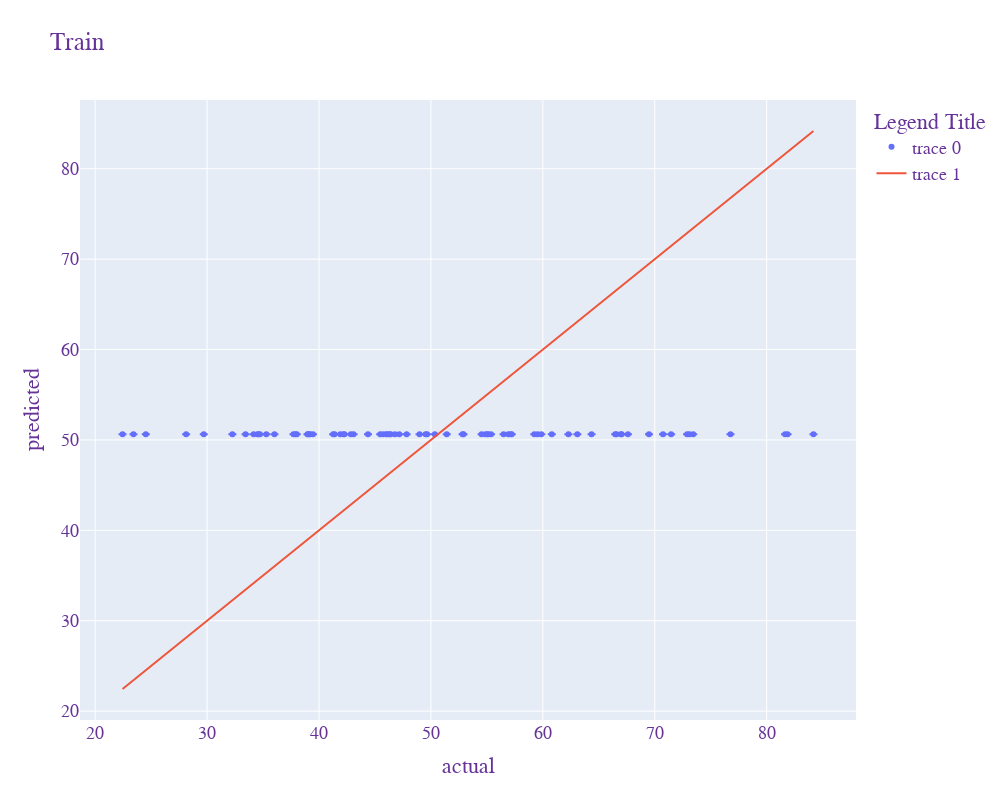
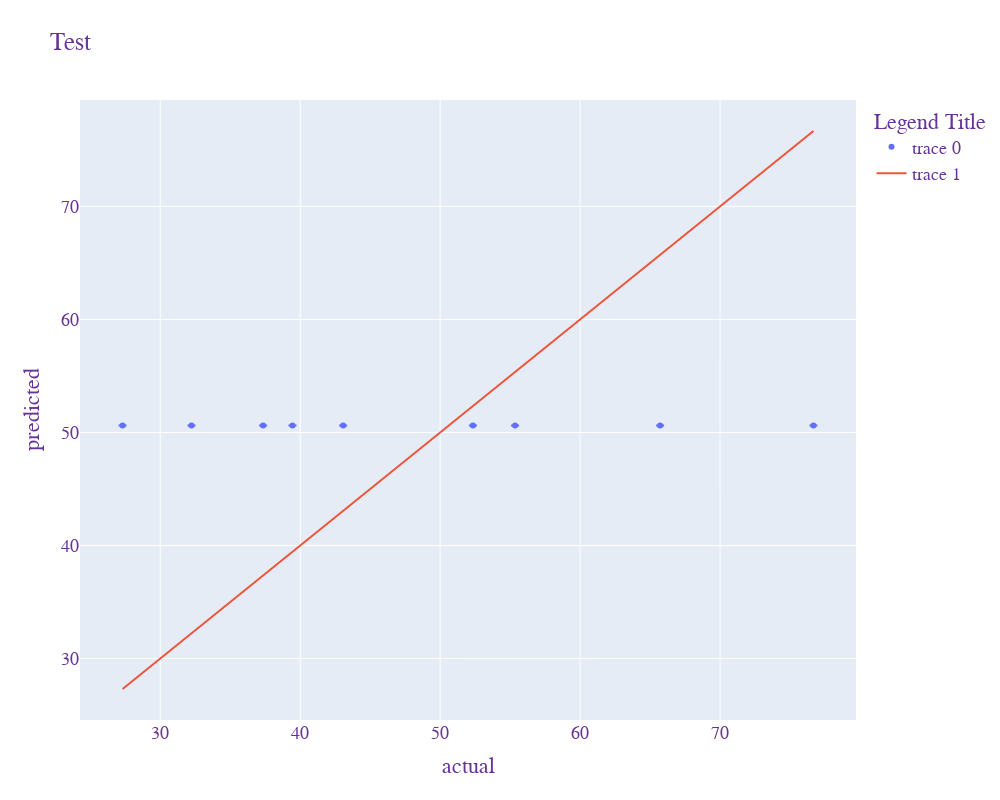
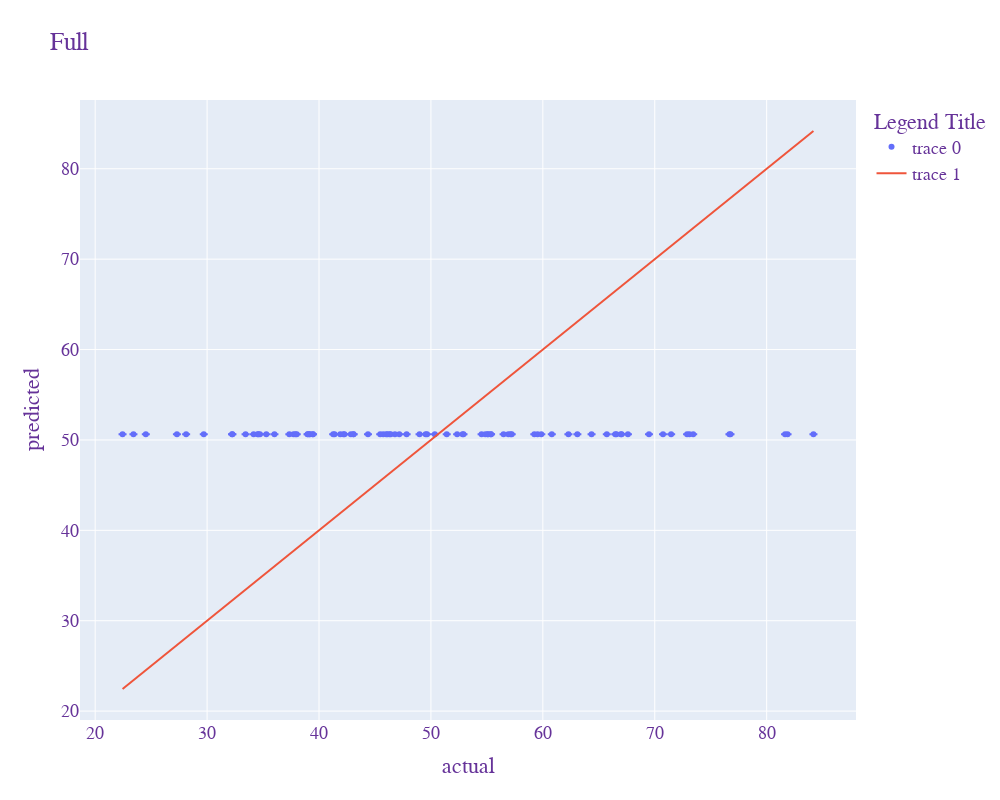
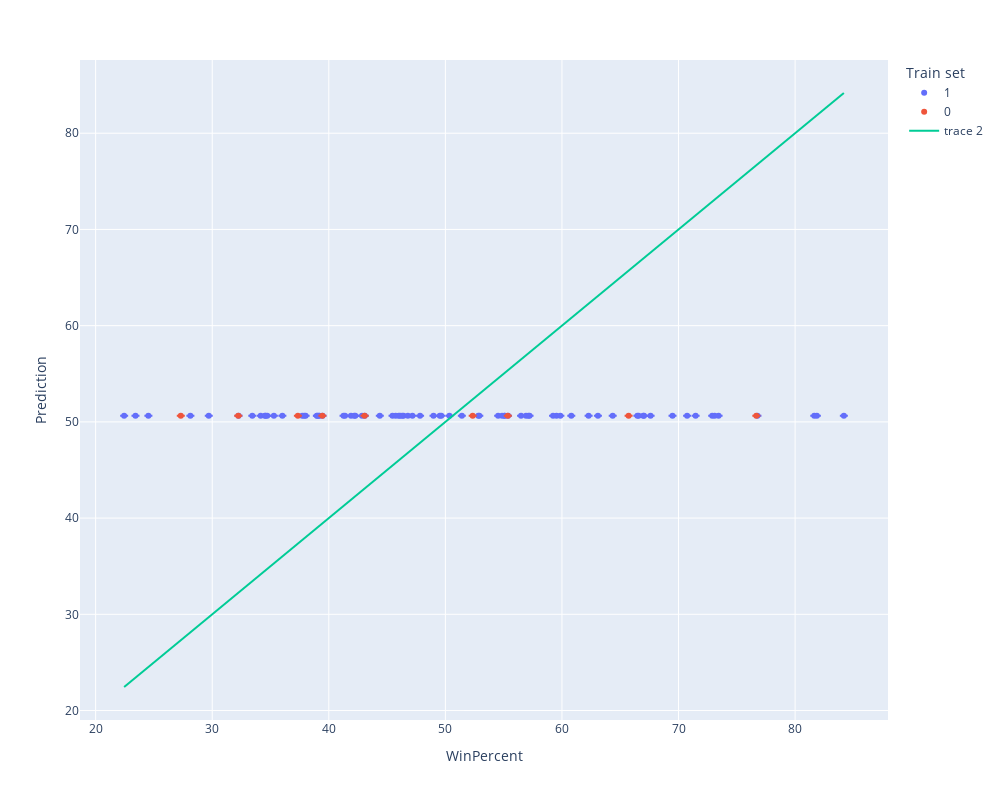

Notebook cell for these charts, in order:
### Code cell
# Base line Model
base_line_exp = model_pipeline.run(model_type='base_line')

### Figure 1 — Plotly figure (JSON) as saved in the notebook; plotly's stock layout.template omitted (floating-point values rounded to 4 significant figures)
{"data": [{"error_y": {"array": [0.0, 0.0, 0.0, 0.0, 0.0, 0.0, 0.0, 0.0, 0.0, 0.0, 0.0, 0.0, 0.0, 0.0, 0.0, 0.0, 0.0, 0.0, 0.0, 0.0, 0.0, 0.0, 0.0, 0.0, 0.0, 0.0, 0.0, 0.0, 0.0, 0.0, 0.0, 0.0, 0.0, 0.0, 0.0, 0.0, 0.0, 0.0, 0.0, 0.0, 0.0, 0.0, 0.0, 0.0, 0.0, 0.0, 0.0, 0.0, 0.0, 0.0, 0.0, 0.0, 0.0, 0.0, 0.0, 0.0, 0.0, 0.0, 0.0, 0.0, 0.0, 0.0, 0.0, 0.0, 0.0, 0.0, 0.0, 0.0, 0.0, 0.0, 0.0, 0.0, 0.0, 0.0, 0.0, 0.0], "type": "data"}, "mode": "markers", "type": "scatter", "x": [41.39, 55.06, 73.43, 66.47, 34.16, 52.91, 38.01, 60.8, 34.52, 47.17, 81.64, 76.77, 63.09, 45.47, 41.9, 56.49, 51.41, 22.45, 49.65, 62.28, 81.87, 46.0, 34.58, 67.6, 59.53, 48.98, 39.46, 33.44, 39.19, 28.13, 56.91, 34.72, 42.85, 43.09, 45.74, 57.12, 42.27, 55.38, 38.98, 44.38, 36.02, 66.97, 50.35, 70.74, 46.12, 54.53, 24.52, 37.89, 46.41, 57.22, 39.14, 72.89, 42.18, 66.57, 64.35, 84.18, 23.42, 37.72, 55.1, 39.01, 49.52, 47.83, 32.26, 52.83, 35.29, 41.27, 67.04, 73.1, 59.24, 46.3, 71.47, 54.86, 69.48, 29.7, 46.78, 59.86], "y": [50.62, 50.62, 50.62, 50.62, 50.62, 50.62, 50.62, 50.62, 50.62, 50.62, 50.62, 50.62, 50.62, 50.62, 50.62, 50.62, 50.62, 50.62, 50.62, 50.62, 50.62, 50.62, 50.62, 50.62, 50.62, 50.62, 50.62, 50.62, 50.62, 50.62, 50.62, 50.62, 50.62, 50.62, 50.62, 50.62, 50.62, 50.62, 50.62, 50.62, 50.62, 50.62, 50.62, 50.62, 50.62, 50.62, 50.62, 50.62, 50.62, 50.62, 50.62, 50.62, 50.62, 50.62, 50.62, 50.62, 50.62, 50.62, 50.62, 50.62, 50.62, 50.62, 50.62, 50.62, 50.62, 50.62, 50.62, 50.62, 50.62, 50.62, 50.62, 50.62, 50.62, 50.62, 50.62, 50.62]}, {"mode": "lines", "type": "scatter", "x": [22.45, 84.18], "y": [22.45, 84.18]}], "layout": {"font": {"color": "RebeccaPurple", "family": "Courier New, monospace", "size": 18}, "height": 800, "legend": {"title": {"text": "Legend Title"}}, "title": {"text": "Train"}, "width": 1000, "xaxis": {"title": {"text": "actual"}}, "yaxis": {"title": {"text": "predicted"}}}}

### Figure 2 — Plotly figure (JSON) as saved in the notebook; plotly's stock layout.template omitted (floating-point values rounded to 4 significant figures)
{"data": [{"error_y": {"array": [0.0, 0.0, 0.0, 0.0, 0.0, 0.0, 0.0, 0.0, 0.0], "type": "data"}, "mode": "markers", "type": "scatter", "x": [76.67, 27.3, 37.35, 52.34, 55.35, 43.07, 32.23, 39.45, 65.72], "y": [50.62, 50.62, 50.62, 50.62, 50.62, 50.62, 50.62, 50.62, 50.62]}, {"mode": "lines", "type": "scatter", "x": [27.3, 76.67], "y": [27.3, 76.67]}], "layout": {"font": {"color": "RebeccaPurple", "family": "Courier New, monospace", "size": 18}, "height": 800, "legend": {"title": {"text": "Legend Title"}}, "title": {"text": "Test"}, "width": 1000, "xaxis": {"title": {"text": "actual"}}, "yaxis": {"title": {"text": "predicted"}}}}

### Figure 3 — Plotly figure (JSON) as saved in the notebook; plotly's stock layout.template omitted (floating-point values rounded to 4 significant figures)
{"data": [{"error_y": {"array": [0.0, 0.0, 0.0, 0.0, 0.0, 0.0, 0.0, 0.0, 0.0, 0.0, 0.0, 0.0, 0.0, 0.0, 0.0, 0.0, 0.0, 0.0, 0.0, 0.0, 0.0, 0.0, 0.0, 0.0, 0.0, 0.0, 0.0, 0.0, 0.0, 0.0, 0.0, 0.0, 0.0, 0.0, 0.0, 0.0, 0.0, 0.0, 0.0, 0.0, 0.0, 0.0, 0.0, 0.0, 0.0, 0.0, 0.0, 0.0, 0.0, 0.0, 0.0, 0.0, 0.0, 0.0, 0.0, 0.0, 0.0, 0.0, 0.0, 0.0, 0.0, 0.0, 0.0, 0.0, 0.0, 0.0, 0.0, 0.0, 0.0, 0.0, 0.0, 0.0, 0.0, 0.0, 0.0, 0.0, 0.0, 0.0, 0.0, 0.0, 0.0, 0.0, 0.0, 0.0, 0.0], "type": "data"}, "mode": "markers", "type": "scatter", "x": [66.97, 67.6, 32.26, 46.12, 52.34, 50.35, 56.91, 23.42, 38.01, 34.52, 38.98, 36.02, 24.52, 42.27, 39.46, 43.09, 39.19, 46.78, 57.12, 34.16, 51.41, 42.18, 55.38, 62.28, 56.49, 59.24, 28.13, 57.22, 76.77, 41.39, 39.14, 52.91, 71.47, 66.57, 46.41, 55.06, 73.1, 60.8, 64.35, 47.83, 54.53, 55.35, 70.74, 66.47, 22.45, 39.45, 46.3, 69.48, 37.72, 41.27, 37.35, 81.87, 84.18, 73.43, 72.89, 35.29, 65.72, 29.7, 42.85, 34.72, 63.09, 55.1, 37.89, 46.0, 76.67, 59.53, 59.86, 52.83, 67.04, 34.58, 33.44, 32.23, 27.3, 54.86, 48.98, 43.07, 45.74, 49.65, 47.17, 81.64, 45.47, 39.01, 44.38, 41.9, 49.52], "y": [50.62, 50.62, 50.62, 50.62, 50.62, 50.62, 50.62, 50.62, 50.62, 50.62, 50.62, 50.62, 50.62, 50.62, 50.62, 50.62, 50.62, 50.62, 50.62, 50.62, 50.62, 50.62, 50.62, 50.62, 50.62, 50.62, 50.62, 50.62, 50.62, 50.62, 50.62, 50.62, 50.62, 50.62, 50.62, 50.62, 50.62, 50.62, 50.62, 50.62, 50.62, 50.62, 50.62, 50.62, 50.62, 50.62, 50.62, 50.62, 50.62, 50.62, 50.62, 50.62, 50.62, 50.62, 50.62, 50.62, 50.62, 50.62, 50.62, 50.62, 50.62, 50.62, 50.62, 50.62, 50.62, 50.62, 50.62, 50.62, 50.62, 50.62, 50.62, 50.62, 50.62, 50.62, 50.62, 50.62, 50.62, 50.62, 50.62, 50.62, 50.62, 50.62, 50.62, 50.62, 50.62]}, {"mode": "lines", "type": "scatter", "x": [22.45, 84.18], "y": [22.45, 84.18]}], "layout": {"font": {"color": "RebeccaPurple", "family": "Courier New, monospace", "size": 18}, "height": 800, "legend": {"title": {"text": "Legend Title"}}, "title": {"text": "Full"}, "width": 1000, "xaxis": {"title": {"text": "actual"}}, "yaxis": {"title": {"text": "predicted"}}}}

### Figure 4 — Plotly figure (JSON) as saved in the notebook; plotly's stock layout.template omitted (floating-point values rounded to 4 significant figures; data arrays with more than 128 entries replaced by an {"elided": "..."} marker saying what was removed)
{"data": [{"customdata": {"elided": "76x14 mixed values"}, "error_y": {"array": [0.0, 0.0, 0.0, 0.0, 0.0, 0.0, 0.0, 0.0, 0.0, 0.0, 0.0, 0.0, 0.0, 0.0, 0.0, 0.0, 0.0, 0.0, 0.0, 0.0, 0.0, 0.0, 0.0, 0.0, 0.0, 0.0, 0.0, 0.0, 0.0, 0.0, 0.0, 0.0, 0.0, 0.0, 0.0, 0.0, 0.0, 0.0, 0.0, 0.0, 0.0, 0.0, 0.0, 0.0, 0.0, 0.0, 0.0, 0.0, 0.0, 0.0, 0.0, 0.0, 0.0, 0.0, 0.0, 0.0, 0.0, 0.0, 0.0, 0.0, 0.0, 0.0, 0.0, 0.0, 0.0, 0.0, 0.0, 0.0, 0.0, 0.0, 0.0, 0.0, 0.0, 0.0, 0.0, 0.0]}, "hovertemplate": "Train set=%{customdata[13]}<br>WinPercent=%{x}<br>Prediction=%{y}<br>CandyName=%{customdata[0]}<br>Chocolate=%{customdata[1]}<br>Fruity=%{customdata[2]}<br>Caramel=%{customdata[3]}<br>PeanutyAlmondy=%{customdata[4]}<br>Nougat=%{customdata[5]}<br>CrispedRiceWafer=%{customdata[6]}<br>Hard=%{customdata[7]}<br>Bar=%{customdata[8]}<br>PluriBus=%{customdata[9]}<br>SugarPercent=%{customdata[10]}<br>PricePercent=%{customdata[11]}<br>Prediction Std=%{customdata[12]}<extra></extra>", "legendgroup": "1", "marker": {"color": "#636efa", "symbol": "circle"}, "mode": "markers", "name": "1", "orientation": "v", "showlegend": true, "type": "scatter", "x": [41.39, 55.06, 73.43, 66.47, 34.16, 52.91, 38.01, 60.8, 34.52, 47.17, 81.64, 76.77, 63.09, 45.47, 41.9, 56.49, 51.41, 22.45, 49.65, 62.28, 81.87, 46.0, 34.58, 67.6, 59.53, 48.98, 39.46, 33.44, 39.19, 28.13, 56.91, 34.72, 42.85, 43.09, 45.74, 57.12, 42.27, 55.38, 38.98, 44.38, 36.02, 66.97, 50.35, 70.74, 46.12, 54.53, 24.52, 37.89, 46.41, 57.22, 39.14, 72.89, 42.18, 66.57, 64.35, 84.18, 23.42, 37.72, 55.1, 39.01, 49.52, 47.83, 32.26, 52.83, 35.29, 41.27, 67.04, 73.1, 59.24, 46.3, 71.47, 54.86, 69.48, 29.7, 46.78, 59.86], "xaxis": "x", "y": [50.62, 50.62, 50.62, 50.62, 50.62, 50.62, 50.62, 50.62, 50.62, 50.62, 50.62, 50.62, 50.62, 50.62, 50.62, 50.62, 50.62, 50.62, 50.62, 50.62, 50.62, 50.62, 50.62, 50.62, 50.62, 50.62, 50.62, 50.62, 50.62, 50.62, 50.62, 50.62, 50.62, 50.62, 50.62, 50.62, 50.62, 50.62, 50.62, 50.62, 50.62, 50.62, 50.62, 50.62, 50.62, 50.62, 50.62, 50.62, 50.62, 50.62, 50.62, 50.62, 50.62, 50.62, 50.62, 50.62, 50.62, 50.62, 50.62, 50.62, 50.62, 50.62, 50.62, 50.62, 50.62, 50.62, 50.62, 50.62, 50.62, 50.62, 50.62, 50.62, 50.62, 50.62, 50.62, 50.62], "yaxis": "y"}, {"customdata": [["Snickers", 1, 0, 1, 1, 1, 0, 0, 1, 0, 0.546, 0.651, 0, "0"], ["Super Bubble", 0, 1, 0, 0, 0, 0, 0, 0, 0, 0.162, 0.116, 0, "0"], ["Red vines", 0, 1, 0, 0, 0, 0, 0, 0, 1, 0.581, 0.116, 0, "0"], ["Air Heads", 0, 1, 0, 0, 0, 0, 0, 0, 0, 0.906, 0.511, 0, "0"], ["Nerds", 0, 1, 0, 0, 0, 0, 1, 0, 1, 0.848, 0.325, 0, "0"], ["Tootsie Roll Juniors", 1, 0, 0, 0, 0, 0, 0, 0, 0, 0.313, 0.511, 0, "0"], ["Sugar Daddy", 0, 0, 1, 0, 0, 0, 0, 0, 0, 0.418, 0.325, 0, "0"], ["Now & Later", 0, 1, 0, 0, 0, 0, 0, 0, 1, 0.22, 0.325, 0, "0"], ["Rolo", 1, 0, 1, 0, 0, 0, 0, 0, 1, 0.86, 0.86, 0, "0"]], "error_y": {"array": [0.0, 0.0, 0.0, 0.0, 0.0, 0.0, 0.0, 0.0, 0.0]}, "hovertemplate": "Train set=%{customdata[13]}<br>WinPercent=%{x}<br>Prediction=%{y}<br>CandyName=%{customdata[0]}<br>Chocolate=%{customdata[1]}<br>Fruity=%{customdata[2]}<br>Caramel=%{customdata[3]}<br>PeanutyAlmondy=%{customdata[4]}<br>Nougat=%{customdata[5]}<br>CrispedRiceWafer=%{customdata[6]}<br>Hard=%{customdata[7]}<br>Bar=%{customdata[8]}<br>PluriBus=%{customdata[9]}<br>SugarPercent=%{customdata[10]}<br>PricePercent=%{customdata[11]}<br>Prediction Std=%{customdata[12]}<extra></extra>", "legendgroup": "0", "marker": {"color": "#EF553B", "symbol": "circle"}, "mode": "markers", "name": "0", "orientation": "v", "showlegend": true, "type": "scatter", "x": [76.67, 27.3, 37.35, 52.34, 55.35, 43.07, 32.23, 39.45, 65.72], "xaxis": "x", "y": [50.62, 50.62, 50.62, 50.62, 50.62, 50.62, 50.62, 50.62, 50.62], "yaxis": "y"}, {"mode": "lines", "type": "scatter", "x": [22.45, 84.18], "y": [22.45, 84.18]}], "layout": {"autosize": false, "height": 800, "legend": {"title": {"text": "Train set"}, "tracegroupgap": 0}, "margin": {"t": 60}, "title": {}, "width": 1000, "xaxis": {"anchor": "y", "domain": [0, 1], "title": {"text": "WinPercent"}}, "yaxis": {"anchor": "x", "domain": [0, 1], "title": {"text": "Prediction"}}}}
